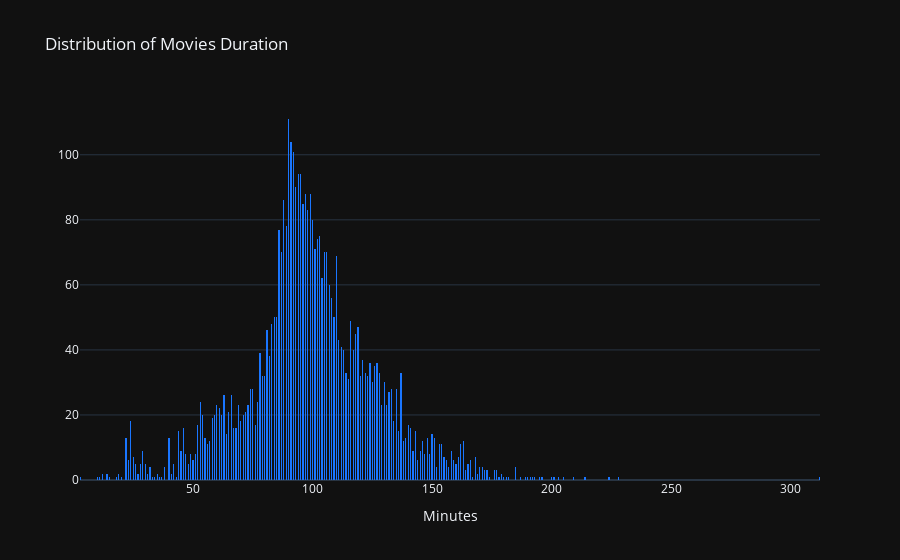

Notebook code cell kept with this figure:
### Markdown cell above
## Distribution of Movie Duration : Histogram

### Code cell
trace = go.Histogram(
                        x = df['duration'],
                        xbins = dict(size=0.5),
                        marker = dict(color = 'rgb(26, 118, 255)'))
layout = go.Layout(template= "plotly_dark", title = 'Distribution of Movies Duration', xaxis = dict(title = 'Minutes'))
fig = go.Figure(data = [trace], layout = layout)
fig.show()

### Figure 1 — Plotly figure (JSON) as saved in the notebook; plotly's stock layout.template omitted (floating-point values rounded to 4 significant figures; data arrays with more than 128 entries replaced by an {"elided": "..."} marker saying what was removed)
{"data": [{"marker": {"color": "rgb(26, 118, 255)"}, "type": "histogram", "x": {"elided": "6234 str values"}, "xbins": {"size": 0.5}}], "layout": {"title": {"text": "Distribution of Movies Duration"}, "xaxis": {"title": {"text": "Minutes"}}}}
